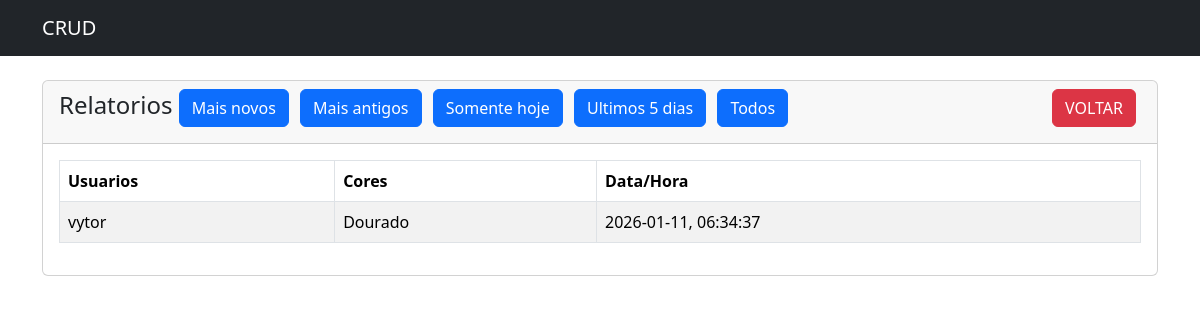
Before: /ultimos/ultimos_vinculados.php with the older database file.
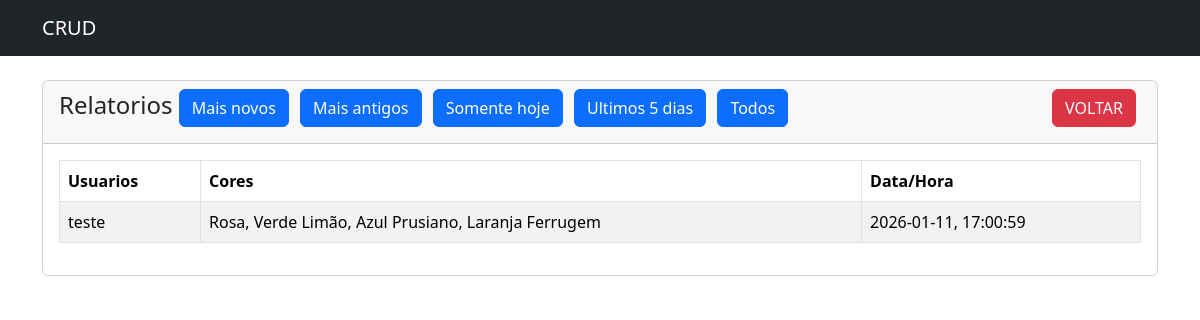
After: the same page with the newer database file.
### tables this page shows
CREATE TABLE user_colors(
    user_id int NOT NULL,
    color_id int NOT NULL
, created_at timestamp);

CREATE TABLE users(
    id INTEGER PRIMARY KEY,
    name varchar(100) NOT NULL,
    email varchar(100) NOT NULL
);

### ultimos/ultimos_vinculados.php (the view, shortened to what this page needs)
<?php
$connection = new Connection();
$pdo = $connection->getConnection();
?>
<!doctype html>
<html lang="en">
<head>
    <link href="https://cdn.jsdelivr.net/npm/bootstrap@5.3.8/dist/css/bootstrap.min.css" rel="stylesheet"
>
</head>
<body>
    <?php include('../navbar.php'); ?>
    <div class="container mt-4">
        <div class="row">
            <div class="col-md-12">
                <div class="card">
                    <div class="card-header">
                        <h4>Relatorios
                            <a href="../index.php" class="btn btn-danger float-end" style="margin-right: 5px;">VOLTAR</a>
                            <a href="ultimos_vinculados.php?filtro=todos&ordem=DESC" class="btn btn-primary float" style="margin-right: 5px;">Mais novos</a>
                            <a href="ultimos_vinculados.php?filtro=todos&ordem=ASC" class="btn btn-primary float" style="margin-right: 5px;">Mais antigos</a>
                            <a href="ultimos_vinculados.php?filtro=um_dia&ordem=DESC" class="btn btn-primary float" style="margin-right: 5px;">Somente hoje</a>
                            <a href="ultimos_vinculados.php?filtro=cinco_dias&ordem=DESC" class="btn btn-primary float" style="margin-right: 5px;">Ultimos 5 dias</a>
                            <a href="ultimos_vinculados.php?filtro=todos&ordem=DESC" class="btn btn-primary float" style="margin-right: 5px;">Todos</a>
                        </h4>
                    </div>
                    <div class="card-body">
                        <table class="table table-bordered table-striped">
                            <thead>
                                <tr>
                                    <th>Usuarios</th>
                                    <th>Cores</th>
                                    <th>Data/Hora</th>
                                </tr>
                            </thead>
                            <tbody>
                                <?php
                                $ordem = $_GET['ordem'] ?? 'DESC';
                                $sql = "SELECT * FROM user_colors WHERE 1=1";
                                $sql .= " ORDER BY created_at $ordem";
                                $stmt = $pdo->prepare($sql);
                                $stmt->execute();
                                $vinculos = $stmt->fetchAll(PDO::FETCH_ASSOC);
                                if (count($vinculos) > 0) {
                                    foreach ($vinculos as $vinculo) {
                                        $stmt_user = $pdo->prepare("SELECT name FROM users WHERE id = :user_id");
                                        $stmt_user->execute([':user_id' => $vinculo['user_id']]);
                                        $usuario = $stmt_user->fetch(PDO::FETCH_ASSOC);
                                        $nome_usuario = $usuario ? $usuario['name'] : 'Usuário não encontrado';
                                        $color_ids = array_filter(array_map('trim', explode(',', $vinculo['color_id'])));
                                        $cores_nomes = [];
                                        foreach ($color_ids as $color_id) {
                                            $stmt_color = $pdo->prepare("SELECT name FROM colors WHERE id = :color_id");
                                            $stmt_color->execute([':color_id' => $color_id]);
                                            $cor = $stmt_color->fetch(PDO::FETCH_ASSOC);
                                            if ($cor) {
                                                $cores_nomes[] = $cor['name'];
                                            }
                                        }
                                        $cores_texto = !empty($cores_nomes) ? implode(', ', $cores_nomes) : 'Nenhuma cor';
                                        ?>
                                        <tr>
                                            <td><?= $nome_usuario ?></td>
                                            <td><?= $cores_texto ?></td>
                                            <td><?= $vinculo['created_at'] ?></td>
                                        </tr>
                                    <?php }
                                } else {
                                    echo "<h5>Nenhuma vinculação encontrada.</h5>";
                                } ?>
                            </tbody>
                        </table>
                    </div>
                </div>
            </div>
        </div>
    </div>
</body>
</html>

Changed rows visible on the page:
removed user_colors: user.name "vytor", cores_texto "Dourado", created_at "2026-01-11, 06:34:37"
added user_colors: user.name "teste", cores_texto "Rosa, Verde Limão, Azul Prusiano, Laranja Ferrugem", created_at "2026-01-11, 17:00:59"
